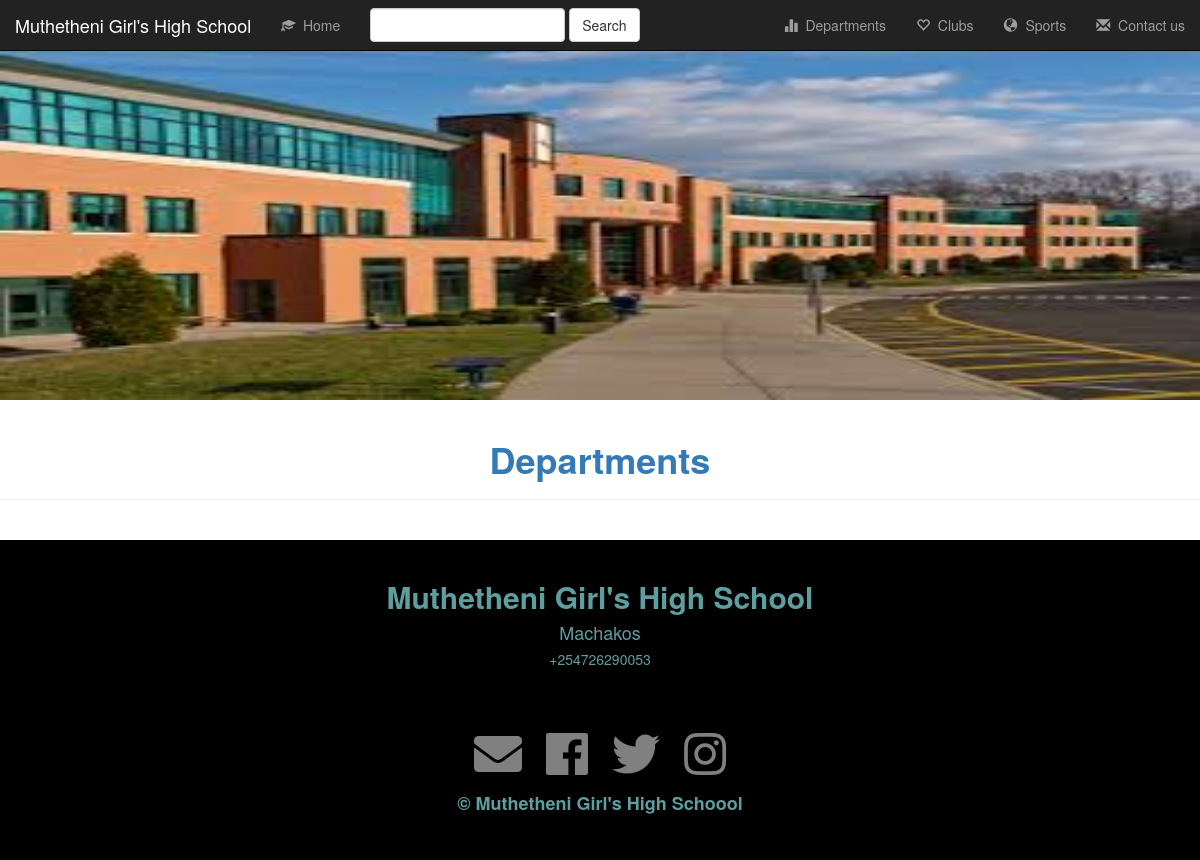
Page /departments/ on the earlier database version.
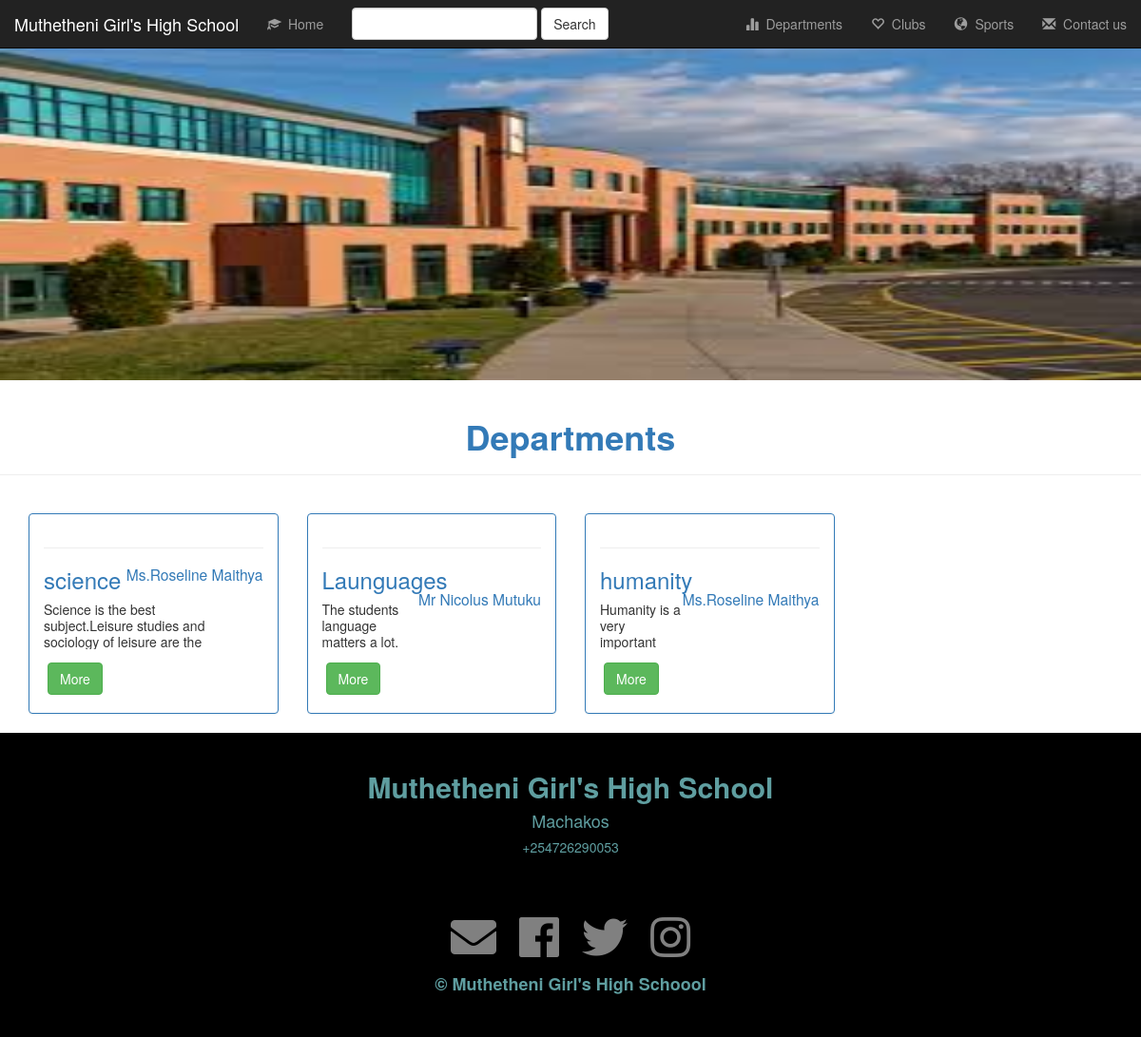
Same page on the later database version.
### schapp/models.py (models this page shows, shortened)
class Department(models.Model):
    name = models.CharField(max_length=30)
    hod = models.CharField(max_length=30)
    desc = models.TextField()

### schapp/views.py (the view)
# urls.py: path('departments/', views.departments, name='departments'),
def departments(request):
    dpars = Department.objects.all()
    return render(request, 'schapp/departments.html', {'dpars': dpars})

### schapp/templates/schapp/departments.html (shortened to what this page needs)
{% extends 'schapp/base.html' %}
{% load static %}
{% block content %}
    <div class="container-fluid">
    <div class="row">
    <div class="banner-img">
    <img src="{% static 'schapp/img/school_image.jpg' %}" alt="" style="width: 100%; padding-top: 30px; height: 50%;">
        <div class="page-header">
            <h1 class="text-center text-primary"> <strong>Departments</strong></h1>
        </div>
    </div>
</div>
        <br>
        {% if dpars %}
            {% for d in dpars %}
    <div class="col-sm-3">
        <div class="panel panel-primary">
            <div class="panel-body">
                <hr>
                <h3 class="text-primary">{{ d.name }} <small class="text-primary" style="float: right;">{{ d.hod }}</small></h3>
                <p style="line-height: 1.2em; height: 3.6em; overflow: hidden; text-overflow: ellipsis; max-width: 90%;">{{ d.desc }}</p>
                <button type="button" class="btn btn-success" style="margin: 4px;" data-toggle="modal" data-target="#Modal-{{ c.id }}">More</button>
            </div>
        </div>
    </div>
            {% endfor %}
    {% endif %}
    </div>
    {% include 'schapp/footer.html' %}
{% endblock %}

### schapp/templates/schapp/base.html (shortened to what this page needs)
{% load static %}
<html lang="en">
<head>
    <link rel="stylesheet" href="https://maxcdn.bootstrapcdn.com/bootstrap/3.3.6/css/bootstrap.min.css">
    <link rel="stylesheet" href="https://use.fontawesome.com/releases/v5.7.2/css/all.css">
    <link rel="stylesheet" href="{% static 'schapp/css/main.css' %}" type="text/css">
 </head>
<body>
<nav class="navbar navbar-inverse navbar-fixed-top">
    <div class="container-fluid">
        <div class="navbar-header">
            <a class="navbar-brand" href="{% url 'schapp:index' %}">Muthetheni Girl's High School</a>
        </div>
        <div class="collapse navbar-collapse" id="topNavBar">
            <ul class="nav navbar-nav">
                <li> <a href=""><span class="glyphicon glyphicon-education" aria-hidden="true"></span>&nbsp; Home</a></li>
            </ul>
            <form class="navbar-form navbar-left" role="search" method="get" action="">
                <div class="form-group">
                    <input type="text" class="form-control" name="q" value="">
                </div>
                <button type="submit" class="btn btn-default">Search</button>
            </form>
            <ul class="nav navbar-nav navbar-right">
                <li>
                    <a href="{% url 'schapp:departments' %}">
                        <span class="glyphicon glyphicon-stats" aria-hidden="true"></span>&nbsp; Departments
                    </a>
                </li>
                <li>
                    <a href="{% url 'schapp:clubs' %}">
                        <span class="glyphicon glyphicon-heart-empty" aria-hidden="true"></span>&nbsp; Clubs
                    </a>
                </li>
                <li>
                    <a href="{% url 'schapp:sport' %}">
                        <span class="glyphicon glyphicon-globe" aria-hidden="true"></span>&nbsp; Sports
                    </a>
                </li>
                 <li>
                    <a href="{% url 'schapp:send-message' %}">
                        <span class="glyphicon glyphicon-envelope" aria-hidden="true"></span>&nbsp; Contact us
                    </a>
                </li>
            </ul>
        </div>
    </div>
</nav>
{% block content %}
{% endblock %}
</body>
</html>

### schapp/templates/schapp/footer.html
   <div class="container-fluid">
    <div class="row">
    <div class="page-footer" style="width: 100%; height: 40%; background-color: black; color: cadetblue;">
        <br>
        <div class="text-center">
        <h2 class="text-center"><strong>Muthetheni Girl's High School</strong></h2>
            <h4 class="text-center">Machakos</h4>
            <h5 class="text-center">+254726290053</h5>
            <div class="social-media">
                <center>
                	<br><br>
                    <table>
                        <tr>
                            <td><a href="mailto:kimeualexis@gmail.com" target="_blank"><i class="fa fa-envelope fa-3x" style="margin: 10px; color: grey;"></i></a></td>
                            <td><a href="https://github.com/kimeualexis" target="_blank"><i class="fab fa-facebook fa-3x" style="margin: 10px; color: grey;"></i></a></td>
                            <td><a href="https://twitter.com/kodenaut" target="_blank"><i class="fab fa-twitter fa-3x" style="margin: 10px; color: grey;"></i></a></td>
                            <td><a href="https://twitter.com/kodenaut" target="_blank"><i class="fab fa-instagram fa-3x" style="margin: 10px; color: grey;"></i></a></td>
                        </tr>
                    </table>
                </center>
            </div>
        </div>
        <div class="copyright text-center" style="padding-top: 1px;
        font-weight: 600;
        font-size: 18px;
        text-shadow: none;">
            © Muthetheni Girl's High Schoool
        </div>
    </div>
    </div>
   </div>

### schapp/static/schapp/css/main.css (style rules this page uses)
i { font-size: 40px; color: darkcyan; padding: 2px; border-radius: 50%; }

Differences in the rows shown:
added Department: name "science", hod "Ms.Roseline Maithya", desc "Science is the best subject.Leisure studies and sociology of leisure are the…"
added Department: name "Launguages", hod "Mr Nicolus Mutuku", desc "The students language matters a lot.…"
added Department: name "humanity", hod "Ms.Roseline Maithya", desc "Humanity is a very important…"
